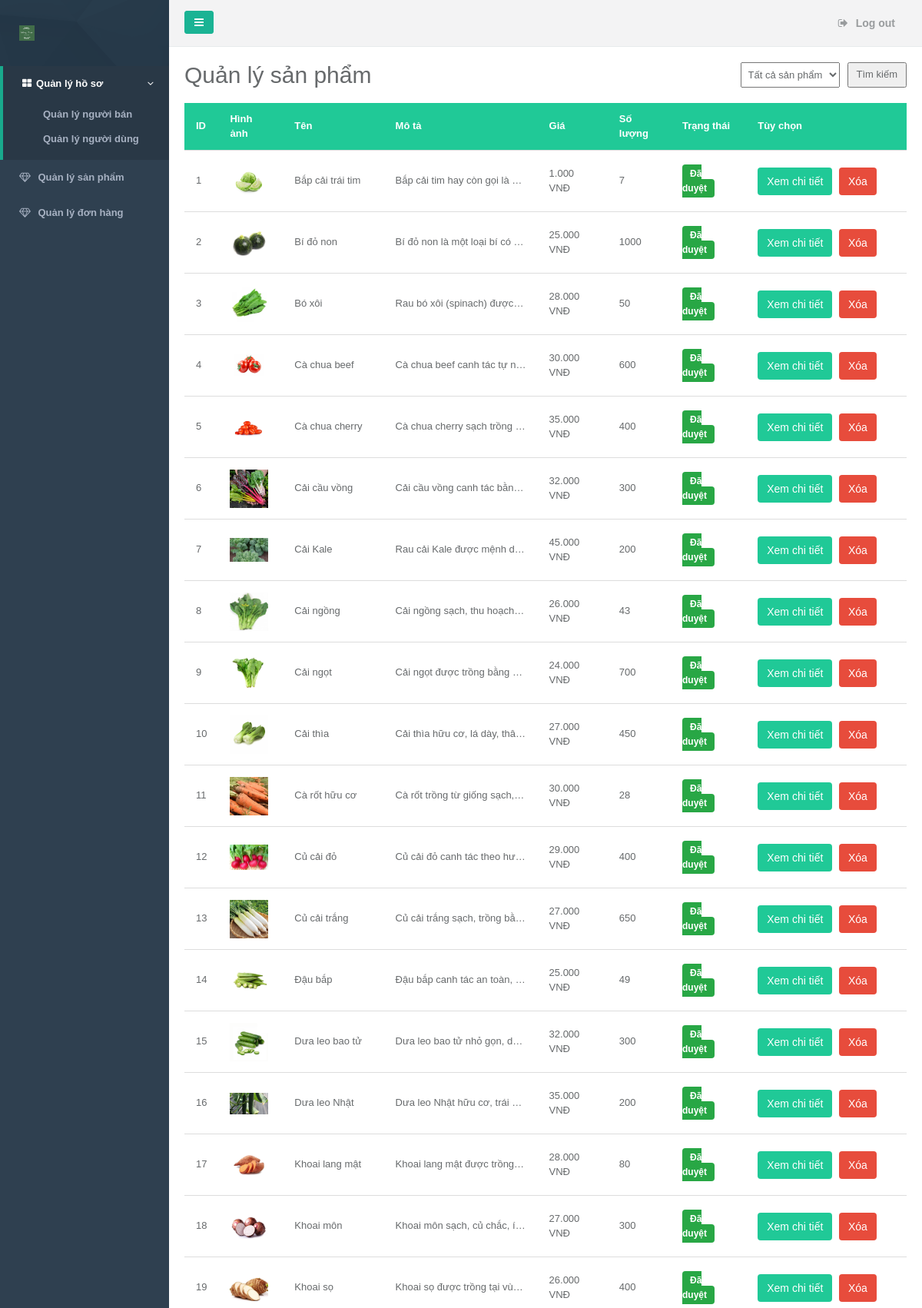
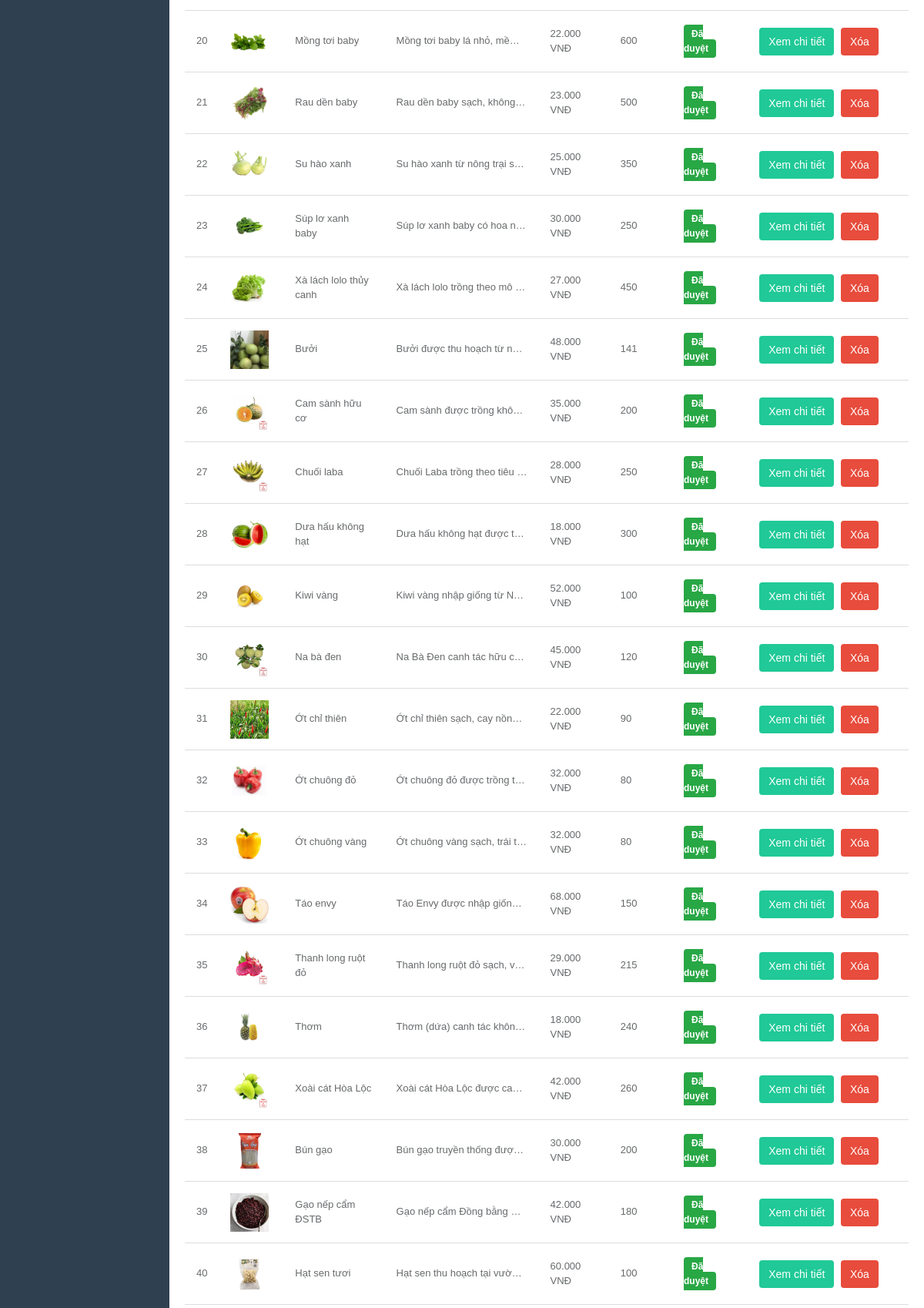
/view/admin/index.php?action=quan-ly-san-pham (signed in, upper part), run on the app's committed database (2 pictures, top to bottom).
### tables this page shows
CREATE TABLE `products` (
  `id` int(11) NOT NULL,
  `name` varchar(100) NOT NULL,
  `description` text DEFAULT NULL,
  `price` decimal(10,0) NOT NULL,
  `quantity` int(11) NOT NULL,
  `farm_id` int(11) NOT NULL,
  `created_at` timestamp NOT NULL DEFAULT current_timestamp(),
  `id_categories` int(11) NOT NULL,
  `unit` varchar(25) NOT NULL,
  `status` int(11) NOT NULL
);

CREATE TABLE `product_images` (
  `id` int(11) NOT NULL,
  `product_id` int(11) NOT NULL,
  `img` varchar(50) NOT NULL
);

### view/admin/quan-ly-san-pham.php (the view, shortened to what this page needs)
<?php
try {
    $host = "localhost";
    $dbname = "nongsan";
    $username = "root";
    $password = "";
    $conn = new PDO("mysql:host=$host;dbname=$dbname", $username, $password);
    $conn->setAttribute(PDO::ATTR_ERRMODE, PDO::ERRMODE_EXCEPTION);
    $sql = "SELECT products.*, product_images.img, farms.shopname AS farm_name, farms.address AS
    farm_address, farms.description AS farm_description FROM products
    LEFT JOIN product_images ON products.id = product_images.product_id
    LEFT JOIN farms ON products.farm_id = farms.id";
    $params = [];
    $sql .= " ORDER BY products.id ASC";
    $stmt = $conn->prepare($sql);
    $stmt->execute($params);
} catch(PDOException $e) {
    echo "Lỗi kết nối: " . $e->getMessage();
    $stmt = null;
}
?>
<div style="display: flex; justify-content: space-between; align-items: center; margin-bottom: 20px;">
    <h1 style="margin: 0;">Quản lý sản phẩm</h1>
    <form method="GET" style="display: flex; gap: 10px;">
        <select name="status" style="padding: 5px;">
            <option value="all" <?php echo (!isset($_GET['status']) || $_GET['status'] === 'all') ? 'selected' : ''; ?>>Tất cả sản phẩm</option>
        </select>
        <button type="submit" style="padding: 5px 10px;">Tìm kiếm</button>
    </form>
</div>
<table class="product-table">
    <thead>
        <tr>
            <th>ID</th>
            <th>Hình ảnh</th>
            <th>Tên</th>
            <th>Mô tả</th>
            <th>Giá</th>
            <th>Số lượng</th>
            <th>Trạng thái</th>
            <th>Tùy chọn</th>
        </tr>
    </thead>
    <tbody>
        <?php
        if ($stmt && $stmt->rowCount() > 0):
            while($row = $stmt->fetch(PDO::FETCH_ASSOC)):
                $statusClass = ($row['status'] == 4) ? 'pending-approval' : '';
                $statusText = ($row['status'] == 4) ? 'Chờ duyệt' : (($row['status'] == 0) ? 'Đã duyệt' : 'Khác');
        ?>
        <tr style="height: 80px" class="<?= $statusClass ?>">
            <td><?= $row['id']; ?></td>
            <td><img src="../../image/<?= $row['img']; ?>" style="width:50px;"></td>
            <td><?= $row['name']; ?></td>
            <td class="product-truncate"><?= $row['description']; ?></td>
            <td><?= number_format($row['price'], 0, ',', '.') . ' VNĐ'; ?></td>
            <td><?= $row['quantity']; ?></td>
            <td>
                <span class="status-badge status-<?= $row['status']; ?>">
                    <?= $statusText; ?>
                </span>
            </td>
            <td>
                <button class="product-btn" onclick="openProductModal(<?= htmlspecialchars(json_encode($row), ENT_QUOTES, 'UTF-8'); ?>)">Xem chi tiết</button>
                <button class="product-btn delete-btn" onclick="confirmDelete(<?= $row['id']; ?>, '<?= addslashes($row['name']); ?>')">Xóa</button>
            </td>
        </tr>
        <?php
            endwhile;
        else:
            echo "<tr><td colspan='8' style='text-align:center'>Không có sản phẩm nào</td></tr>";
        endif;
        ?>
    </tbody>
</table>

### view/admin/index.php (shortened to what this page needs)
<!DOCTYPE html>
<html>
<head>
    <link href="../../asset/css/bootstrap.min.css" rel="stylesheet">
    <link href="../../asset/font-awesome/css/font-awesome.css" rel="stylesheet">
    <link href="../../asset/css/plugins/toastr/toastr.min.css" rel="stylesheet">
    <link href="../../asset/css/animate.css" rel="stylesheet">
    <link href="../../asset/css/style.css" rel="stylesheet">
    <?php
    if (isset($_GET['action']) && $_GET['action'] === 'quan-ly-san-pham') {
        echo '<link rel="stylesheet" href="../../asset/css/quan-ly-san-pham.css">';
    }else if (isset($_GET['action']) && $_GET['action'] === 'quan-ly-don-hang'){
        echo '<link rel="stylesheet" href="../../asset/css/quan-ly-don-hang.css">';
    }
    ?>
</head>
<body>
    <div id="wrapper">
        <nav class="navbar-default navbar-static-side" role="navigation">
            <div class="sidebar-collapse">
                <ul class="nav metismenu" id="side-menu">
                    <li class="nav-header">
                        <div class="dropdown profile-element">
                            <a class="<?php echo (isset($_REQUEST['action']) && $_REQUEST['action'] === 'dashboard') ? 'active' : ''; ?>" href="?action=dashbroad">
                                <img src="../../image/logo.png" style="width: 20px;" alt="">
                            </a>
                        </div>
                    </li>
                    <li class="active">
                        <a href=""><i class="fa fa-th-large"></i><span class="">Quản lý hồ sơ</span><span class="fa arrow"></span></a>
                        <ul class="nav nav-second-level">
                            <li><a href="?action=quan-ly-nguoi-ban" class="<?php echo (isset($_REQUEST['action']) && $_REQUEST['action'] === 'quan-ly-nguoi-ban') ? 'active' : ''; ?>">Quản lý người bán</a></li>
                            <li><a href="?action=quan-ly-nguoi-dung" class="<?php echo (isset($_REQUEST['action']) && $_REQUEST['action'] === 'quan-ly-nguoi-dung') ? 'active' : ''; ?>">Quản lý người dùng</a></li>
                        </ul>
                    </li>
                    <li>
                        <a href="?action=quan-ly-san-pham"><i class="fa fa-diamond <?php echo (isset($_REQUEST['action']) && $_REQUEST['action'] === 'quan-ly-san-pham') ? 'active' : ''; ?>"></i> <span class="nav-label">Quản lý sản phẩm</span></a>
                    </li>
                    <li>
                        <a href="?action=quan-ly-don-hang"><i class="fa fa-diamond <?php echo (isset($_REQUEST['action']) && $_REQUEST['action'] === 'quan-ly-don-hang') ? 'active' : ''; ?>"></i> <span class="nav-label">Quản lý đơn hàng</span></a>
                    </li>
                </ul>
            </div>
        </nav>
        <div id="page-wrapper" class="gray-bg dashbard-1">
            <div class="row border-bottom">
                <nav class="navbar navbar-static-top" role="navigation" style="margin-bottom: 0">
                    <div class="navbar-header">
                        <a class="navbar-minimalize minimalize-styl-2 btn btn-primary" href="#"><i class="fa fa-bars"></i></a>
                    </div>
                    <ul class="nav navbar-top-links navbar-right">
                        <li>
                            <a href="../login/logout.php">
                                <i class="fa fa-sign-out"></i> Log out
                            </a>
                        </li>
                    </ul>
                </nav>
            </div>
            <div class="row  border-bottom white-bg dashboard-header">
                <?php
                    if (isset($_REQUEST["action"])) {
                        $val = $_REQUEST["action"];
                        switch ($val) {
                            case 'quan-ly-san-pham':
                                include_once("quan-ly-san-pham.php");
                                break;
                        }
                    } else {
                        include_once("dashboard.php");
                    }
                ?>
            </div>
        </div>
    </div>
</body>
</html>

### asset/css/quan-ly-san-pham.css (style rules this page uses)
body { font-family: Arial, sans-serif; margin: 0; padding: 0; }
.product-table { width: 100%; border-collapse: collapse; margin-top: 20px; }
.product-table th, .product-table td { padding: 12px 15px; text-align: left; border-bottom: 1px solid #ddd; }
.product-table th { background-color: #20c997; color: white; }
.product-btn { display: inline-block; padding: 8px 12px; background-color: #20c997; color: white; text-decoration: none; border-radius: 4px; border: none; cursor: pointer; font-size: 14px; }
.product-truncate { max-width: 300px; white-space: nowrap; overflow: hidden; text-overflow: ellipsis; }
.product-btn { display: inline-block; padding: 8px 12px; background-color: #20c997; color: white; text-decoration: none; border-radius: 4px; border: none; cursor: pointer; font-size: 14px; margin-right: 5px; }
.delete-btn { background-color: #e74c3c; }
.product-truncate { max-width: 200px; white-space: nowrap; overflow: hidden; text-overflow: ellipsis; }
.status-badge { padding: 5px 10px; border-radius: 4px; font-size: 12px; font-weight: bold; }
.status-0 { background-color: #28a745; color: #fff; }

### data on the page
products: id "1", product_images.img (picture), name "Bắp cải trái tim", description "Bắp cải tim hay còn gọi là…", price "1.000", quantity "7", status "Đã duyệt"
products: id "2", product_images.img (picture), name "Bí đỏ non", description "Bí đỏ non là một loại bí có…", price "25.000", quantity "1000", status "Đã duyệt"
products: id "3", product_images.img (picture), name "Bó xôi", description "Rau bó xôi (spinach) được…", price "28.000", quantity "50", status "Đã duyệt"
products: id "4", product_images.img (picture), name "Cà chua beef", description "Cà chua beef canh tác tự n…", price "30.000", quantity "600", status "Đã duyệt"
products: id "5", product_images.img (picture), name "Cà chua cherry", description "Cà chua cherry sạch trồng…", price "35.000", quantity "400", status "Đã duyệt"
products: id "6", product_images.img (picture), name "Cải cầu vồng", description "Cải cầu vồng canh tác bằn…", price "32.000", quantity "300", status "Đã duyệt"
products: id "7", product_images.img (picture), name "Cải Kale", description "Rau cải Kale được mệnh d…", price "45.000", quantity "200", status "Đã duyệt"
products: id "8", product_images.img (picture), name "Cải ngồng", description "Cải ngồng sạch, thu hoạch…", price "26.000", quantity "43", status "Đã duyệt"
products: id "9", product_images.img (picture), name "Cải ngọt", description "Cải ngọt được trồng bằng…", price "24.000", quantity "700", status "Đã duyệt"
products: id "10", product_images.img (picture), name "Cải thìa", description "Cải thìa hữu cơ, lá dày, thâ…", price "27.000", quantity "450", status "Đã duyệt"
products: id "11", product_images.img (picture), name "Cà rốt hữu cơ", description "Cà rốt trồng từ giống sạch,…", price "30.000", quantity "28", status "Đã duyệt"
products: id "12", product_images.img (picture), name "Củ cải đỏ", description "Củ cải đỏ canh tác theo hư…", price "29.000", quantity "400", status "Đã duyệt"
products: id "13", product_images.img (picture), name "Củ cải trắng", description "Củ cải trắng sạch, trồng bằ…", price "27.000", quantity "650", status "Đã duyệt"
products: id "14", product_images.img (picture), name "Đậu bắp", description "Đậu bắp canh tác an toàn,…", price "25.000", quantity "49", status "Đã duyệt"
products: id "15", product_images.img (picture), name "Dưa leo bao tử", description "Dưa leo bao tử nhỏ gọn, d…", price "32.000", quantity "300", status "Đã duyệt"
products: id "16", product_images.img (picture), name "Dưa leo Nhật", description "Dưa leo Nhật hữu cơ, trái…", price "35.000", quantity "200", status "Đã duyệt"
products: id "17", product_images.img (picture), name "Khoai lang mật", description "Khoai lang mật được trồng…", price "28.000", quantity "80", status "Đã duyệt"
products: id "18", product_images.img (picture), name "Khoai môn", description "Khoai môn sạch, củ chắc, í…", price "27.000", quantity "300", status "Đã duyệt"
products: id "19", product_images.img (picture), name "Khoai sọ", description "Khoai sọ được trồng tại vù…", price "26.000", quantity "400", status "Đã duyệt"
products: id "20", product_images.img (picture), name "Mồng tơi baby", description "Mồng tơi baby lá nhỏ, mề…", price "22.000", quantity "600", status "Đã duyệt"
products: id "21", product_images.img (picture), name "Rau dền baby", description "Rau dền baby sạch, không…", price "23.000", quantity "500", status "Đã duyệt"
products: id "22", product_images.img (picture), name "Su hào xanh", description "Su hào xanh từ nông trại s…", price "25.000", quantity "350", status "Đã duyệt"
products: id "23", product_images.img (picture), name "Súp lơ xanh baby", description "Súp lơ xanh baby có hoa n…", price "30.000", quantity "250", status "Đã duyệt"
products: id "24", product_images.img (picture), name "Xà lách lolo thủy canh", description "Xà lách lolo trồng theo mô…", price "27.000", quantity "450", status "Đã duyệt"
products: id "25", product_images.img (picture), name "Bưởi", description "Bưởi được thu hoạch từ n…", price "48.000", quantity "141", status "Đã duyệt"
products: id "26", product_images.img (picture), name "Cam sành hữu cơ", description "Cam sành được trồng khô…", price "35.000", quantity "200", status "Đã duyệt"
products: id "27", product_images.img (picture), name "Chuối laba", description "Chuối Laba trồng theo tiêu…", price "28.000", quantity "250", status "Đã duyệt"
products: id "28", product_images.img (picture), name "Dưa hấu không hạt", description "Dưa hấu không hạt được t…", price "18.000", quantity "300", status "Đã duyệt"
products: id "29", product_images.img (picture), name "Kiwi vàng", description "Kiwi vàng nhập giống từ N…", price "52.000", quantity "100", status "Đã duyệt"
products: id "30", product_images.img (picture), name "Na bà đen", description "Na Bà Đen canh tác hữu c…", price "45.000", quantity "120", status "Đã duyệt"
products: id "31", product_images.img (picture), name "Ớt chỉ thiên", description "Ớt chỉ thiên sạch, cay nồn…", price "22.000", quantity "90", status "Đã duyệt"
products: id "32", product_images.img (picture), name "Ớt chuông đỏ", description "Ớt chuông đỏ được trồng t…", price "32.000", quantity "80", status "Đã duyệt"
products: id "33", product_images.img (picture), name "Ớt chuông vàng", description "Ớt chuông vàng sạch, trái t…", price "32.000", quantity "80", status "Đã duyệt"
products: id "34", product_images.img (picture), name "Táo envy", description "Táo Envy được nhập giốn…", price "68.000", quantity "150", status "Đã duyệt"
products: id "35", product_images.img (picture), name "Thanh long ruột đỏ", description "Thanh long ruột đỏ sạch, v…", price "29.000", quantity "215", status "Đã duyệt"
products: id "36", product_images.img (picture), name "Thơm", description "Thơm (dứa) canh tác khôn…", price "18.000", quantity "240", status "Đã duyệt"
products: id "37", product_images.img (picture), name "Xoài cát Hòa Lộc", description "Xoài cát Hòa Lộc được ca…", price "42.000", quantity "260", status "Đã duyệt"
products: id "38", product_images.img (picture), name "Bún gạo", description "Bún gạo truyền thống đượ…", price "30.000", quantity "200", status "Đã duyệt"
products: id "39", product_images.img (picture), name "Gạo nếp cẩm ĐSTB", description "Gạo nếp cẩm Đồng bằng…", price "42.000", quantity "180", status "Đã duyệt"
products: id "40", product_images.img (picture), name "Hạt sen tươi", description "Hạt sen thu hoạch tại vườ…", price "60.000", quantity "100", status "Đã duyệt"
